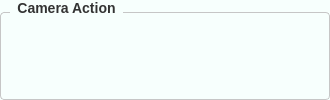
           <widget class="QGroupBox" name="groupBox_camera_action">
            <property name="font">
             <font>
              <family>Segoe UI</family>
              <pointsize>-1</pointsize>
              <weight>75</weight>
              <bold>true</bold>
             </font>
            </property>
            <property name="styleSheet">
             <string notr="true">/* Khung chính của GroupBox */
QGroupBox {
    background-color: #F7FFFD; /* Màu nền theo yêu cầu của bạn */
    border: 1px solid #c6c6c6; /* Viền xám mảnh để định hình khối */
    border-radius: 4px;        /* Bo tròn góc 4px đồng bộ với QPushButton */
    margin-top: 12px;          /* Tạo khoảng cách phía trên để nhường chỗ cho chữ tiêu đề */
    font-size: 14px;           /* Kích thước chữ tiêu đề */
    font-weight: bold;         /* Làm đậm chữ tiêu đề */
    color: #333333;            /* Màu chữ tiêu đề */
}

/* Tùy chỉnh vị trí của chữ tiêu đề GroupBox */
QGroupBox::title {
    subcontrol-origin: margin;
    subcontrol-position: top left; /* Đặt tiêu đề ở góc trên bên trái */
    left: 10px;                    /* Đẩy chữ dịch vào trong một chút cho đẹp */
    padding: 0px 5px;              /* Khoảng cách đệm xung quanh chữ */
}
</string>
            </property>
            <property name="title">
             <string>Camera Action</string>
            </property>
            <layout class="QHBoxLayout" name="hlayout_camera_action">
             <property name="spacing">
              <number>8</number>
             </property>
             <property name="leftMargin">
              <number>12</number>
             </property>
             <property name="topMargin">
              <number>16</number>
             </property>
             <property name="rightMargin">
              <number>12</number>
             </property>
             <property name="bottomMargin">
              <number>12</number>
             </property>
             <item>
              <widget class="QPushButton" name="pushButton_start_grab">
               <property name="minimumSize">
                <size>
                 <width>70</width>
                 <height>35</height>
                </size>
               </property>
               <property name="font">
                <font>
                 <family>Segoe UI</family>
                 <pointsize>10</pointsize>
                 <weight>75</weight>
                 <bold>true</bold>
                </font>
               </property>
               <property name="toolTip">
                <string>Start camera </string>
               </property>
               <property name="styleSheet">
                <string notr="true">QPushButton {
    background-color: transparent;
    border: none;
    border-radius: 6px;
}
QPushButton:hover {
    background-color: rgba(0, 0, 0, 25);     /* nền hiện ra khi rê chuột */
}
QPushButton:pressed {
    background-color: rgba(0, 0, 0, 50);     /* đậm hơn khi nhấn */
}</string>
               </property>
               <property name="text">
                <string/>
               </property>
               <property name="icon">
                <iconset>
                 <normaloff>assert/icon/play-button.png</normaloff>assert/icon/play-button.png</iconset>
               </property>
               <property name="iconSize">
                <size>
                 <width>25</width>
                 <height>25</height>
                </size>
               </property>
              </widget>
             </item>
             <item>
              <widget class="QPushButton" name="pushButton_stop_grab">
               <property name="minimumSize">
                <size>
                 <width>70</width>
                 <height>35</height>
                </size>
               </property>
               <property name="font">
                <font>
                 <family>Segoe UI</family>
                 <pointsize>10</pointsize>
                </font>
               </property>
               <property name="toolTip">
                <string>Stop camera</string>
               </property>
               <property name="styleSheet">
                <string notr="true">QPushButton {
    background-color: transparent;
    border: none;
    border-radius: 6px;
}
QPushButton:hover {
    background-color: rgba(0, 0, 0, 25);     /* nền hiện ra khi rê chuột */
}
QPushButton:pressed {
    background-color: rgba(0, 0, 0, 50);     /* đậm hơn khi nhấn */
}</string>
               </property>
               <property name="text">
                <string/>
               </property>
               <property name="icon">
                <iconset>
                 <normaloff>assert/icon/stop-button_mirror.png</normaloff>assert/icon/stop-button_mirror.png</iconset>
               </property>
               <property name="iconSize">
                <size>
                 <width>25</width>
                 <height>25</height>
                </size>
               </property>
              </widget>
             </item>
             <item>
              <widget class="QPushButton" name="pushButton_streaming">
               <property name="minimumSize">
                <size>
                 <width>70</width>
                 <height>35</height>
                </size>
               </property>
               <property name="font">
                <font>
                 <family>Segoe UI</family>
                 <pointsize>10</pointsize>
                </font>
               </property>
               <property name="toolTip">
                <string>Streaming</string>
               </property>
               <property name="styleSheet">
                <string notr="true">QPushButton {
    background-color: transparent;
    border: none;
    border-radius: 6px;
}
QPushButton:hover {
    background-color: rgba(0, 0, 0, 25);     /* nền hiện ra khi rê chuột */
}
QPushButton:pressed {
    background-color: rgba(0, 0, 0, 50);     /* đậm hơn khi nhấn */
}</string>
               </property>
               <property name="text">
                <string/>
               </property>
               <property name="icon">
                <iconset>
                 <normaloff>assert/icon/live-streaming.png</normaloff>assert/icon/live-streaming.png</iconset>
               </property>
               <property name="iconSize">
                <size>
                 <width>25</width>
                 <height>25</height>
                </size>
               </property>
              </widget>
             </item>
             <item>
              <widget class="QPushButton" name="pushButton_capture">
               <property name="minimumSize">
                <size>
                 <width>70</width>
                 <height>35</height>
                </size>
               </property>
               <property name="font">
                <font>
                 <family>Segoe UI</family>
                 <pointsize>10</pointsize>
                </font>
               </property>
               <property name="toolTip">
                <string>Capture image</string>
               </property>
               <property name="styleSheet">
                <string notr="true">QPushButton {
    background-color: transparent;
    border: none;
    border-radius: 6px;
}
QPushButton:hover {
    background-color: rgba(0, 0, 0, 25);     /* nền hiện ra khi rê chuột */
}
QPushButton:pressed {
    background-color: rgba(0, 0, 0, 50);     /* đậm hơn khi nhấn */
}</string>
               </property>
               <property name="text">
                <string/>
               </property>
               <property name="icon">
                <iconset>
                 <normaloff>assert/icon/capture_mirror.png</normaloff>assert/icon/capture_mirror.png</iconset>
               </property>
               <property name="iconSize">
                <size>
                 <width>25</width>
                 <height>25</height>
                </size>
               </property>
              </widget>
             </item>
            </layout>
           </widget>
